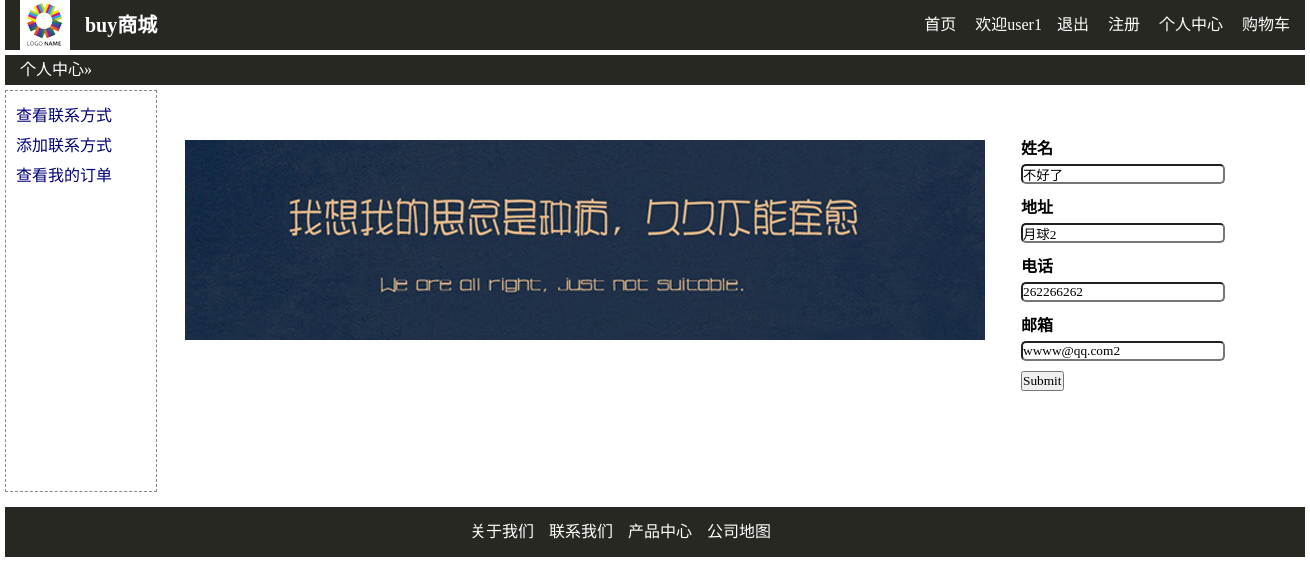
The app's page /home/person/useredit.php?id=3 (signed in) with its own data.
### tables this page shows
CREATE TABLE `touch` (
  `id` int(11) NOT NULL,
  `name` varchar(50) NOT NULL,
  `addr` varchar(100) NOT NULL,
  `tel` varchar(50) NOT NULL,
  `email` varchar(50) NOT NULL,
  `user_id` int(11) NOT NULL
);

### home/person/useredit.php (the view, shortened to what this page needs)
<?php
$id=$_GET['id'];
$sql="select * from touch where id={$id}";
$rst=mysql_query($sql);
$row=mysql_fetch_assoc($rst);
?>
<!DOCTYPE html>
<html>
<head>
	<link rel="stylesheet" type="text/css" href="../public/css/index.css">
</head>
<body>
   <div class="main">
<?php
   include '../header.php';
?>
       <div class="nav"></div>
       <div class="content">
           <div class="floor">
              <div class="floorheader">
                 <div class="left">
                     <span><a href="index.php">个人中心</a>&raquo;</span>
                 </div>
     </div>
     <div class="nav"></div>
     <div class="floorFooter2">
                <div class="floorFooter2left">
                <ul>
                <li><a href="userlist.php">查看联系方式</a></li>
                 <li><a href="useradd.php">添加联系方式</a></li>
                  <li><a href="orderlist.php">查看我的订单</a></li>
                </ul>
                </div>
                <div class="floorFooter2right">
                <div class="zhongbiaodan">
                <div class="biaodant"><img src="../public/img/bj2.jpg"></div>
                <div class="biaodan">
                <form action="userupdate.php" method="post">
                  <p><b>姓名</b></p>
                  <p><input type="text" name="name"  value="<?php echo $row['name'];?>" /></p>
                  <p><b>地址</b></p>
                   <p><input type="text" name="addr" value="<?php echo $row['addr'];?>" /></p>
                  <p><b>电话</b></p>
                   <p><input type="text" name="tel"   value="<?php echo $row['tel'];?>"/></p>
                  <p><b>邮箱</b></p>
                    <p><input type="text" name="email" value="<?php echo $row['email'];?>" /></p>
                 <p><input type="submit" name="确认修改" /></p>
                  </form>
                </div>
                </div>
                </div>
     </div>
</div>
</div>
<?php
include '../footer.php';
?>
</div>
</body>
</html>

### home/public/css/index.css (style rules this page uses)
* { padding: 0px; margin: 0px; font-family: 微软雅黑; }
a { text-decoration: none; }
.main { width: 1300px; margin: 0 auto; }
.nav { height: 5px; }
.floorheader { background-color: #272822; height: 30px; line-height: 30px; color: #fff; padding-left: 15px; padding-right: 15px; }
.floorheader a { color: #fff; }
.floorheader .left { float: left; }
.floor { margin-bottom: 15px; }
.floorFooter2left { width: 150px; height: 400px; float: left; border:1px dashed #888; }
.floorFooter2left ul { list-style: none; padding: 10px; }
.floorFooter2left ul li a { color: #007; }
.floorFooter2left ul li { line-height:30px; }
.floorFooter2right { width: 1120px; float: right; padding-top: 20px; }
.biaodan input[type=text] { margin-bottom: 5px; width: 200px; border-radius: 5px; }
.biaodan p { margin-top: 5px; }
.biaodan { margin-top: 20px; float: right; margin-right: 80px; }
.zhongbiaodan { background-color: #eee; width: 100%; }
.biaodant { margin-top: 30px; float: left; }

### records on screen
touch: name "不好了", addr "月球2", tel "262266262", email "wwww@qq.com2"

### other values on screen
$_SESSION['home_username'] "user1"
